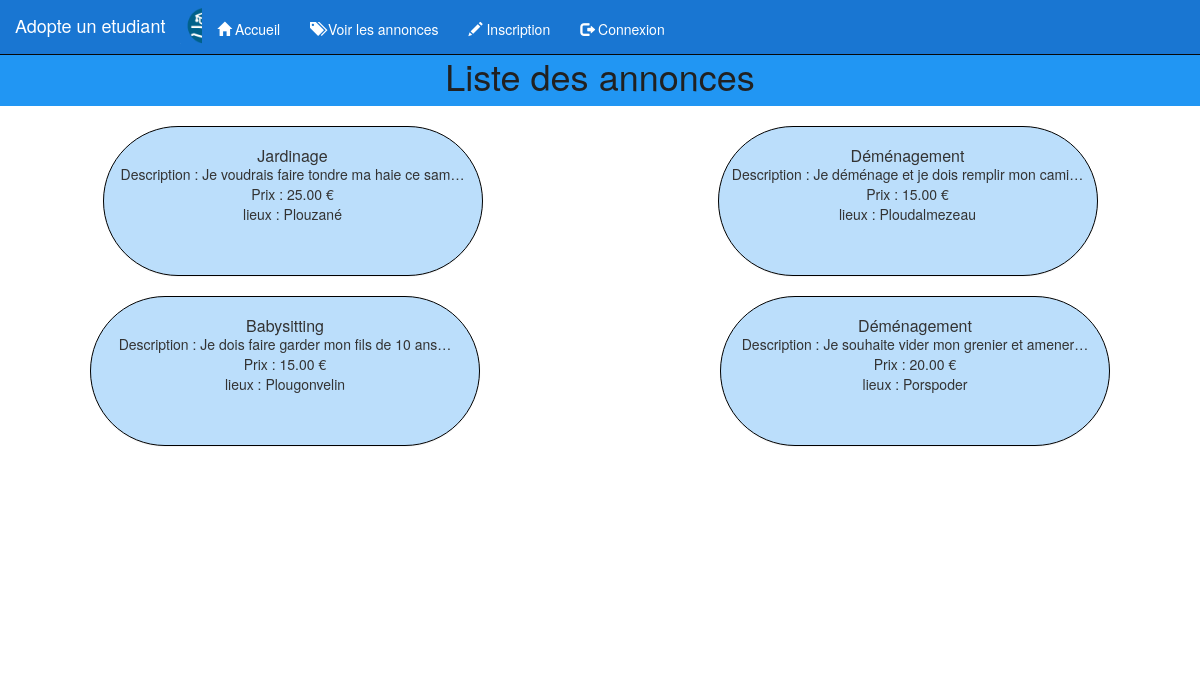
The page /annonces/ on the database its author committed.
### profils/models.py (models this page shows, shortened)
class Annonce (models.Model):
	titre = models.CharField(max_length=200)
	annonce = models.TextField(null=False)
	date = models.DateTimeField(auto_now_add=True, auto_now=False, verbose_name = "Date de dépôt")
	prix = models.DecimalField(max_digits=5,decimal_places=2)
	annonceur = models.CharField(max_length=100)
	etudiant = models.CharField(max_length=100, blank=True) # blank permet de rendre ce champs optionnel
	lieux = models.CharField(max_length=50)
	distance_max = models.IntegerField()
	numero = models.IntegerField()
	etat = models.CharField(max_length=10)
	postulant = models.CharField(max_length=100, null=True)
	message_postulant = models.TextField(max_length=1000,null=True)

### profils/views.py (the view)
# urls.py: url(r'^annonces/$',views.list_annonces),
def list_annonces(request):
    annonces = Annonce.objects.filter(etat="a_faire")
    nb_q_annonce = len(annonces) // 2
    nb_r_annonce = 0
    nb_annonce = []
    for annonce in annonces :
        nb_annonce.append(nb_r_annonce)
        nb_r_annonce= nb_r_annonce+1
    nb_r_annonce = len(annonces) % 2
    return render(request,'profils/list_annonces.html',locals())

### profils/templates/profils/list_annonces.html (shortened to what this page needs)
<!DOCTYPE html>
<html lang="fr">
<head>
    {% load static %}
    <link rel="stylesheet" href="{% static 'style.css' %}" >
    <link rel="stylesheet" href="{% static 'css/bootstrap.css' %}">
</head>
<body>
<nav class="navbar navbar-inverse navbar-fixed-top" style= "background-color: #1976D2">
  <div class="container-fluid" >
    <div id="navbar" style="display: inline-block;">
    </div>
    <div class="navbar-header" >
      <a class="navbar-brand" href="/" style="color :#FFFFFF">Adopte un etudiant</a>
    </div>
    <div id="navbar" class="collapse navbar-collapse" >
    <ul class="nav navbar-nav" style=" margin : -4% 0 0 16%" >
        <li class="active" ><a href="/" style="background-color: #1976D2"><span class="glyphicon glyphicon-home"></span> Accueil</a></li>
        <li><a href="/annonces" style="color:#FFFFFF"><span class="glyphicon glyphicon-tags"></span> Voir les annonces</a></li>
        {% if request.user.is_authenticated%}
	        <li><a href="/proposer_annonce" style="color:#FFFFFF"><span class="glyphicon glyphicon-cloud-upload"></span> Proposer une annonce</a></li>
	        <li><a href="/voir_annonces_perso/a_faire" style="color:#FFFFFF"><span class="glyphicon glyphicon-eye-open"></span> Voir vos annonces</a></li>
	        <li><a href="/profil" style="color:#FFFFFF"><span class="glyphicon glyphicon-user"></span> Profil</a></li>
	    {% else %}
	    	<li><a href="/inscription" style="color:#FFFFFF"><span class="glyphicon glyphicon-pencil"></span> Inscription</a></li>
		    <li><a href="/connexion" style="color:#FFFFFF"><span class="glyphicon glyphicon-log-out"></span>  Connexion</a></li>
	    {% endif %}
    </ul>
    </div>
  </div>
</nav>
<div class="row" style="margin:3% 0 0 0">
	<div class="row" style="background-color: #2196F3; text-align: center;">
		<div class="col-lg-4 col-lg-offset-4">
			<h1 style="color:#212121">Liste des annonces</h1>
		</div>
	</div>
	<br>
	{% for annonce in annonces %}
		<br{% cycle 1 0 as col %}/>
			{% if col %}
				<div class="row" style ="min-height:500px">
					<div class="col-lg-4 col-md-4 col-md-offset-1 col-lg-offset-1">
						<div class="panel panel-default" style="height: 150px; text-align: center; border-radius: 100px; border-color:#000000; background-color: #BBDEFB">
							<br/>
							<h2 class="panel-title" style="border-radius: 50px;">{{ annonce.titre }}</h2>
							Description : {{annonce.annonce|truncatechars:40 }} <br/>
							Prix : {{ annonce.prix }} € <br/>
							lieux : {{ annonce.lieux }} <br/>
						</div>
					</div>
			{% else %}
				<div class="col-lg-4 col-md-4 col-md-offset-2 col-lg-offset-2">
					<div class="panel panel-default" style="height:150px;text-align: center; border-radius: 100px; border-color:#000000; background-color: #BBDEFB">
						<br/>
						<h2 class="panel-title" style="border-radius: 50px;">{{ annonce.titre }}</h2>
						Description : {{annonce.annonce|truncatechars:40 }} <br/>
						Prix : {{ annonce.prix }} € <br/>
						lieux : {{ annonce.lieux }} <br/>
						<br/>
					</div>
				</div>
			{% endif %}
	{% endfor %}
		</div>
</div>
</body>
</html>

### rows shown on the page
Annonce: titre "Jardinage", annonce "Je voudrais faire tondre ma haie ce sam…", prix "25.00", lieux "Plouzané"
Annonce: titre "Déménagement", annonce "Je déménage et je dois remplir mon cami…", prix "15.00", lieux "Ploudalmezeau"
Annonce: titre "Babysitting", annonce "Je dois faire garder mon fils de 10 ans…", prix "15.00", lieux "Plougonvelin"
Annonce: titre "Déménagement", annonce "Je souhaite vider mon grenier et amener…", prix "20.00", lieux "Porspoder"
